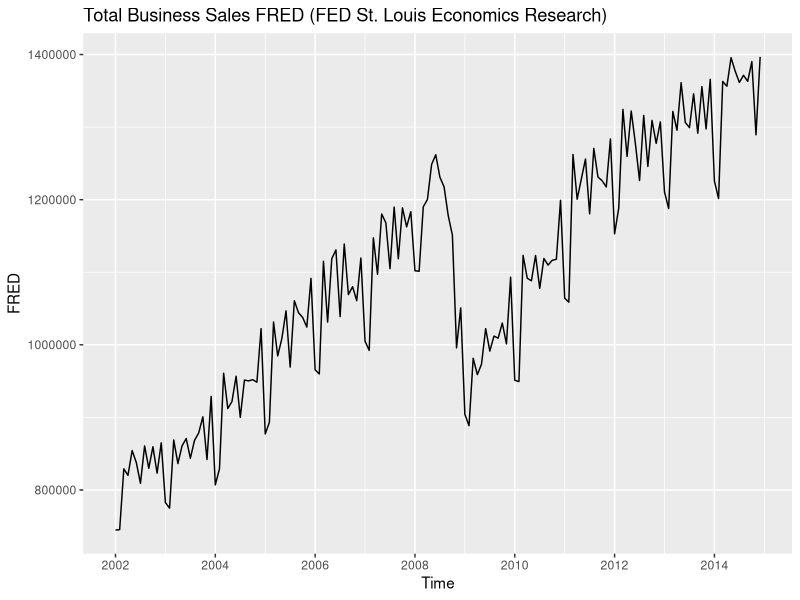
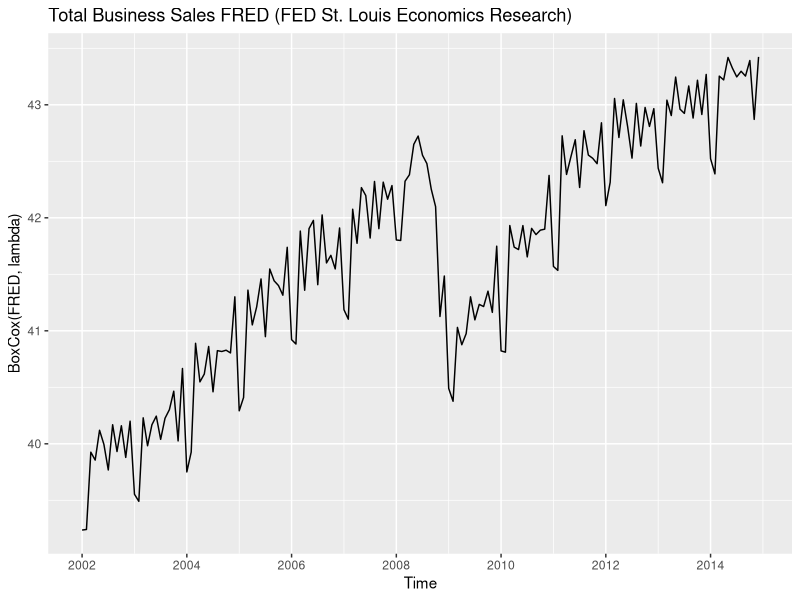
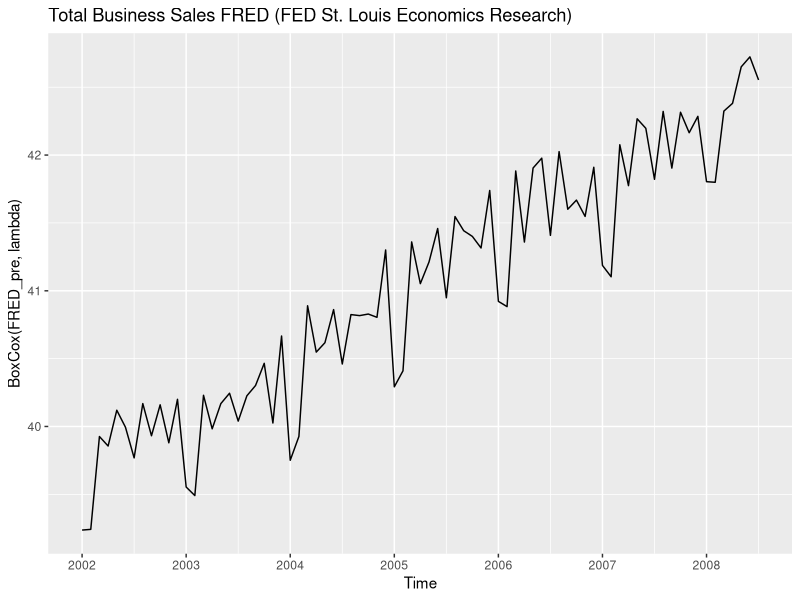
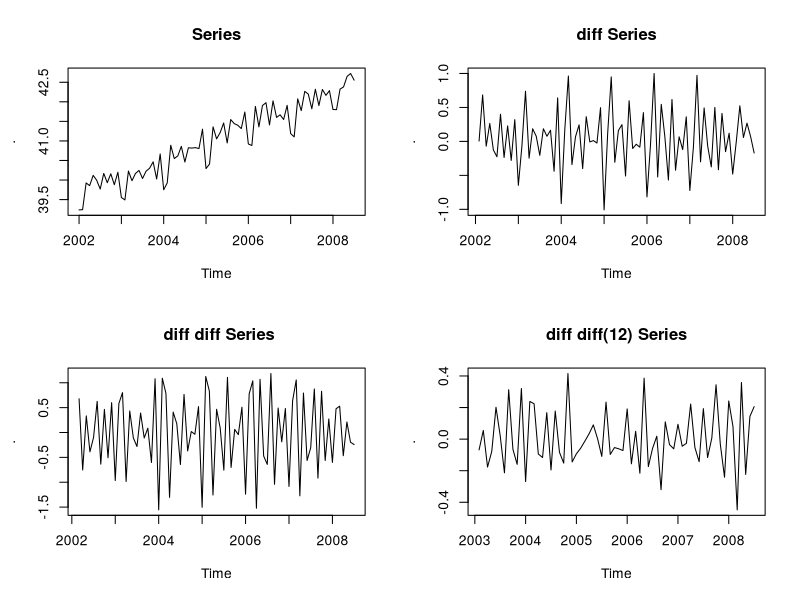
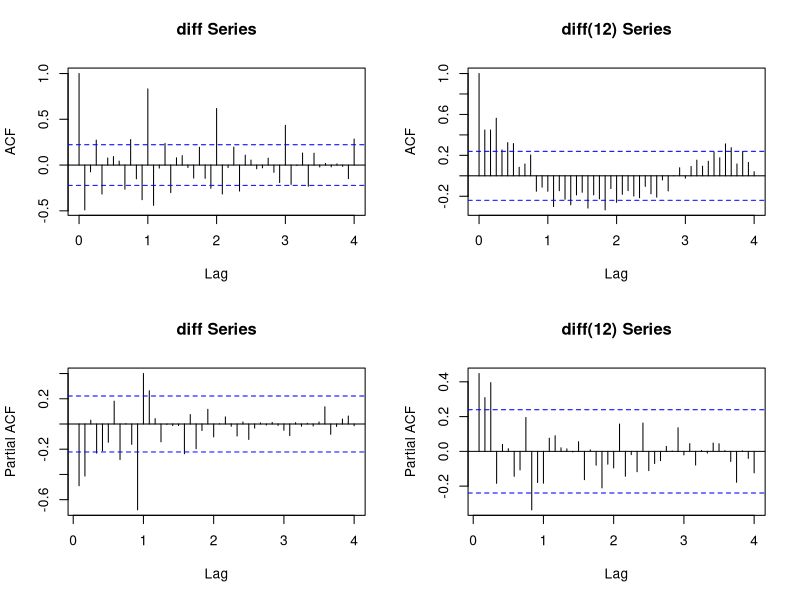
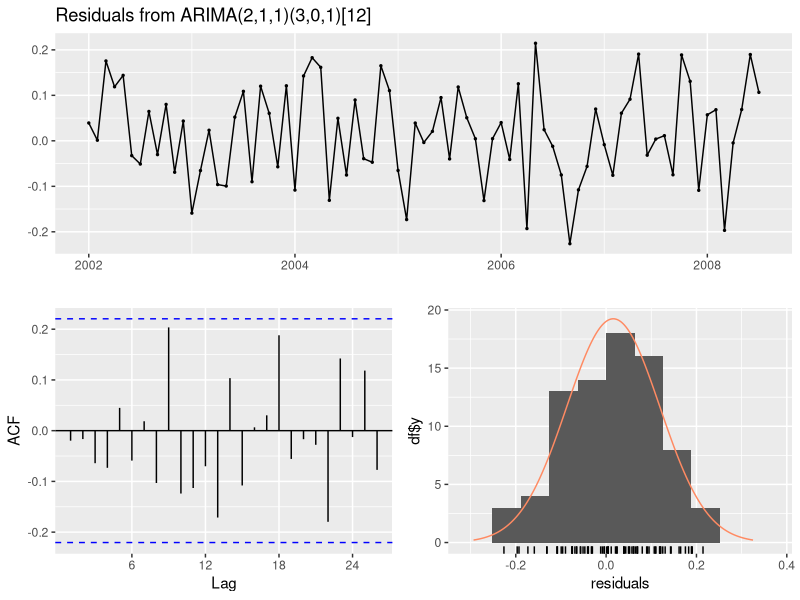
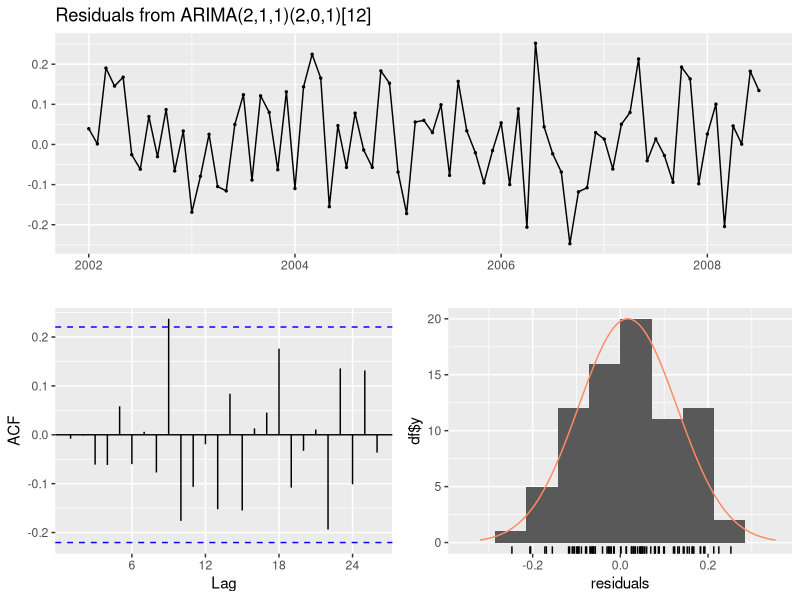
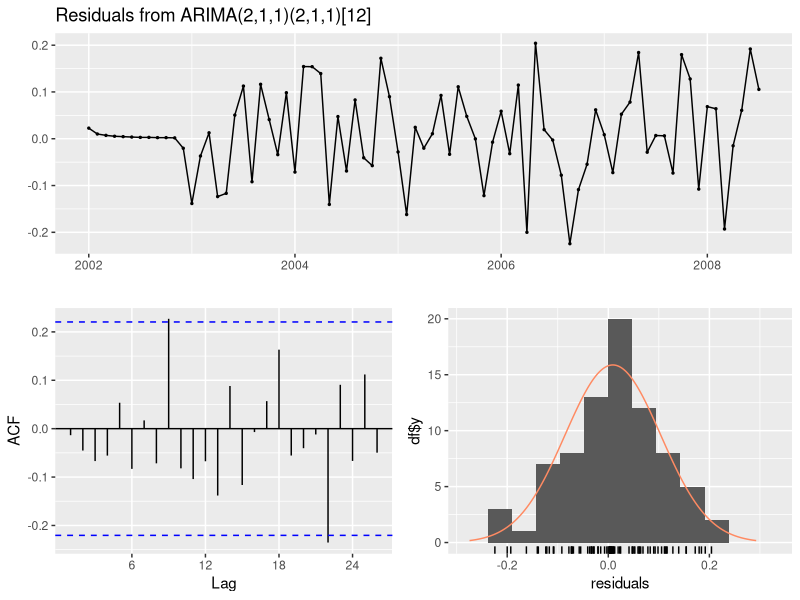

Reproduce these figures in R, in order.
## ---- chunk 1
knitr::opts_chunk$set(echo = FALSE, warnings = FALSE, message = FALSE)
library(tseries)
library(zoo)
library(ggplot2)
library(forecast)
library(dplyr)
library(lmtest)
## ---- chunk 2
data <- read.csv('TOTBUSSMNSA.csv')
title = 'Total Business Sales FRED (FED St. Louis Economics Research)'
#data before intervention
pre_intervention <- data %>% filter(DATE < as.Date("2008-08-01"))
FRED_pre <- ts(pre_intervention$TOTBUSSMNSA,
           start = c(2002, 1),
           frequency = 12)


#all data
FRED <- ts(data$TOTBUSSMNSA, start = c(2002, 1), frequency = 12)
#check if variance is the same
autoplot(FRED, main = title) +
  scale_x_continuous(breaks = scales::extended_breaks(10))
## ---- chunk 3

#series need stabilization
lambda <- BoxCox.lambda(FRED)

#data after stabilization
autoplot(BoxCox(FRED, lambda), main = title) +
  scale_x_continuous(breaks = scales::extended_breaks(10))


## ---- chunk 4
autoplot(BoxCox(FRED_pre, lambda), main = title) + 
  scale_x_continuous(breaks = scales::extended_breaks(10))
## ---- chunk 5
#checking derivation

par(mfrow = c(2, 2))
FRED_pre %>% BoxCox(lambda = lambda) %>% plot(main = "Series")
FRED_pre %>% BoxCox(lambda = lambda) %>% diff() %>% plot(main = "diff Series")
FRED_pre %>% BoxCox(lambda = lambda) %>% diff() %>% diff() %>% plot(main = " diff diff Series")
FRED_pre %>% BoxCox(lambda = lambda) %>% diff() %>% diff(lag = 12) %>% plot(main = "diff diff(12) Series")

## ---- chunk 6

#checking the acfs
par(mfrow = c(2, 2))
FRED_pre %>% BoxCox(lambda = lambda) %>% diff() %>% acf(main = "diff Series", lag.max = 48)
FRED_pre %>% BoxCox(lambda = lambda) %>% diff(lag = 12) %>% acf(main = "diff(12) Series", lag.max =  48)

#checking the pacfs
#par(mfrow = c(1, 2))
FRED_pre %>% BoxCox(lambda = lambda) %>% diff() %>% pacf(main = "diff Series", lag.max = 48)
FRED_pre %>% BoxCox(lambda = lambda) %>%diff(lag = 12) %>% pacf(main = "diff(12) Series", lag.max =  48)
## ---- chunk 7
model1 <- Arima(FRED_pre, order = c(2, 1,1), seasonal = c(3, 0, 1), lambda = lambda)
print(summary(model1))
## ---- chunk 8
checkresiduals(model1)
## ---- chunk 9
model2 <- Arima(FRED_pre, order = c(2, 1,1), seasonal = c(2, 0, 1), lambda = lambda)
print(summary(model2))
## ---- chunk 10
checkresiduals(model2)
## ---- chunk 11
model3 <- Arima(FRED_pre, order = c(2, 1,1), seasonal = c(2, 1, 1), lambda = lambda)
print(summary(model3))
## ---- chunk 12
checkresiduals(model3)
## ---- chunk 13
plot(FRED_pre, lwd = 1.5, main = "FRED pre intervention Real x Predicted")
lines(model3$fitted, col = 'red', lwd = 1.5)
legend("topleft", legend=c("Predictions", "Real values"), col=c('red','black'), lty = 1:1, cex=0.8)
## ---- chunk 14
plot(forecast(model3, h = 72, lambda =lambda, biasadj = TRUE), main = "FRED series x Forecast of pre-intervention model")
lines(FRED)
legend("topleft", legend=c("Forecast mean",  "90%", "95%", "Real values"), col=c('blue','#596DD5', "#D5DBFF" ,'black' ), lty = 1:1, cex=0.8)
## ---- chunk 15
#julh of 2008 is the 79 row
permanent_const_eff <-  1*(seq_along(data$DATE) >= 79)
model4 <- Arima(FRED, order = c(2, 1, 1), seasonal = c(2, 1, 1), xreg = permanent_const_eff, lambda = lambda)
summary(model4)
## ---- chunk 16
checkresiduals(model4)
## ---- chunk 17
plot(FRED, lwd = 1.5, main = "FRED Real x Predicted with permanent constant effect")
lines(model4$fitted, col = 'red', lwd = 1.5)
legend("topleft", legend=c("Predictions", "Real values"), col=c('red','black'), lty = 1:1, cex=0.8)
## ---- chunk 18
#julh of 2008 is the 79 row
temporary_const_eff <-  1*(seq_along(data$DATE) == 79)
model5 <- Arima(FRED, order = c(2, 1, 1), seasonal = c(2, 1, 1), xreg = temporary_const_eff, lambda = lambda)
summary(model5)
## ---- chunk 19
coeftest(model5)
## ---- chunk 20
checkresiduals(model5)
## ---- chunk 21
plot(FRED, lwd = 1.5, main = "FRED Real x Predicted with temporary constant effect")
lines(model5$fitted, col = 'red', lwd = 1.5)
legend("topleft", legend=c("Predictions", "Real values"), col=c('red','black'), lty = 1:1, cex=0.8)
